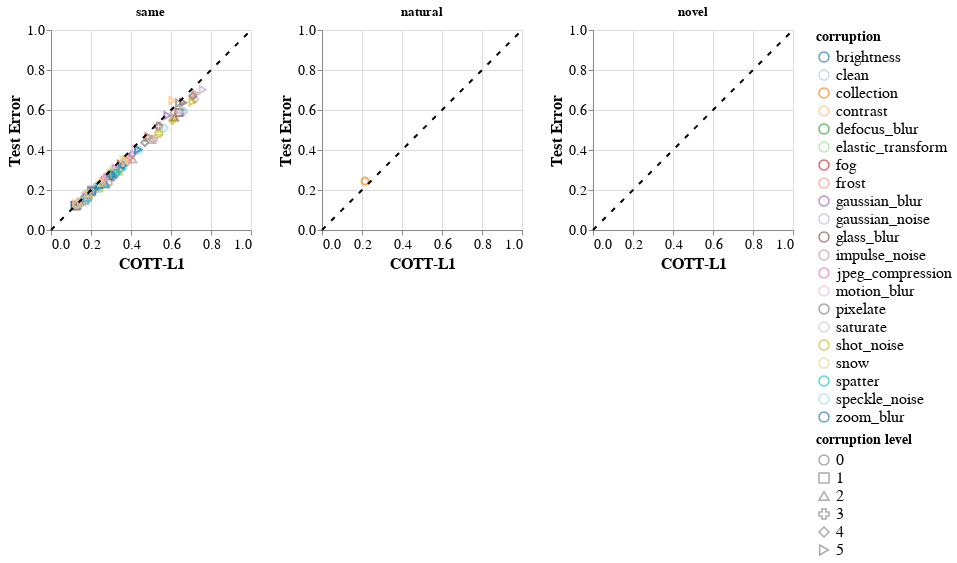

The notebook cell saved with this chart:
### Code cell
plt.configure_axis(
    labelFontSize=14,
    titleFontSize=16
).configure_axis(
    labelFontSize=14,
    titleFontSize=16,
).configure_legend(
    titleFontSize=14,
    labelFontSize=16
)

### Figure 1 — Vega-Lite specification as saved in the notebook (floating-point values rounded to 4 significant figures)
{"config": {"view": {"continuousWidth": 400, "continuousHeight": 300}, "axis": {"labelFontSize": 14, "titleFontSize": 16}, "legend": {"labelFontSize": 16, "titleFontSize": 14}}, "hconcat": [{"layer": [{"data": {"values": [{"corruption": "clean", "corruption level": 0, "metric": 0.1204, "ref": "COTT-L1", "acc": 0.8808, "error": 0.1192, "subpopulation": "same", "pretrained": false}, {"corruption": "brightness", "corruption level": 1, "metric": 0.1198, "ref": "COTT-L1", "acc": 0.8782, "error": 0.1218, "subpopulation": "same", "pretrained": false}, {"corruption": "brightness", "corruption level": 2, "metric": 0.1296, "ref": "COTT-L1", "acc": 0.8756, "error": 0.1244, "subpopulation": "same", "pretrained": false}, {"corruption": "brightness", "corruption level": 3, "metric": 0.1388, "ref": "COTT-L1", "acc": 0.8693, "error": 0.1307, "subpopulation": "same", "pretrained": false}, {"corruption": "brightness", "corruption level": 4, "metric": 0.1502, "ref": "COTT-L1", "acc": 0.86, "error": 0.14, "subpopulation": "same", "pretrained": false}, {"corruption": "brightness", "corruption level": 5, "metric": 0.1838, "ref": "COTT-L1", "acc": 0.8328, "error": 0.1672, "subpopulation": "same", "pretrained": false}, {"corruption": "defocus_blur", "corruption level": 1, "metric": 0.1238, "ref": "COTT-L1", "acc": 0.8786, "error": 0.1214, "subpopulation": "same", "pretrained": false}, {"corruption": "defocus_blur", "corruption level": 2, "metric": 0.1363, "ref": "COTT-L1", "acc": 0.8626, "error": 0.1374, "subpopulation": "same", "pretrained": false}, {"corruption": "defocus_blur", "corruption level": 3, "metric": 0.1982, "ref": "COTT-L1", "acc": 0.8122, "error": 0.1878, "subpopulation": "same", "pretrained": false}, {"corruption": "defocus_blur", "corruption level": 4, "metric": 0.301, "ref": "COTT-L1", "acc": 0.715, "error": 0.285, "subpopulation": "same", "pretrained": false}, {"corruption": "defocus_blur", "corruption level": 5, "metric": 0.4886, "ref": "COTT-L1", "acc": 0.5352, "error": 0.4648, "subpopulation": "same", "pretrained": false}, {"corruption": "elastic_transform", "corruption level": 1, "metric": 0.1847, "ref": "COTT-L1", "acc": 0.8209, "error": 0.1791, "subpopulation": "same", "pretrained": false}, {"corruption": "elastic_transform", "corruption level": 2, "metric": 0.1827, "ref": "COTT-L1", "acc": 0.8193, "error": 0.1807, "subpopulation": "same", "pretrained": false}, {"corruption": "elastic_transform", "corruption level": 3, "metric": 0.2322, "ref": "COTT-L1", "acc": 0.7785, "error": 0.2215, "subpopulation": "same", "pretrained": false}, {"corruption": "elastic_transform", "corruption level": 4, "metric": 0.3222, "ref": "COTT-L1", "acc": 0.7026, "error": 0.2974, "subpopulation": "same", "pretrained": false}, {"corruption": "elastic_transform", "corruption level": 5, "metric": 0.3751, "ref": "COTT-L1", "acc": 0.6494, "error": 0.3506, "subpopulation": "same", "pretrained": false}, {"corruption": "fog", "corruption level": 1, "metric": 0.1223, "ref": "COTT-L1", "acc": 0.876, "error": 0.124, "subpopulation": "same", "pretrained": false}, {"corruption": "fog", "corruption level": 2, "metric": 0.1485, "ref": "COTT-L1", "acc": 0.8578, "error": 0.1422, "subpopulation": "same", "pretrained": false}, {"corruption": "fog", "corruption level": 3, "metric": 0.1728, "ref": "COTT-L1", "acc": 0.8348, "error": 0.1652, "subpopulation": "same", "pretrained": false}, {"corruption": "fog", "corruption level": 4, "metric": 0.2156, "ref": "COTT-L1", "acc": 0.8013, "error": 0.1987, "subpopulation": "same", "pretrained": false}, {"corruption": "fog", "corruption level": 5, "metric": 0.3497, "ref": "COTT-L1", "acc": 0.6715, "error": 0.3285, "subpopulation": "same", "pretrained": false}, {"corruption": "frost", "corruption level": 1, "metric": 0.1862, "ref": "COTT-L1", "acc": 0.8316, "error": 0.1684, "subpopulation": "same", "pretrained": false}, {"corruption": "frost", "corruption level": 2, "metric": 0.2719, "ref": "COTT-L1", "acc": 0.7626, "error": 0.2374, "subpopulation": "same", "pretrained": false}, {"corruption": "frost", "corruption level": 3, "metric": 0.3823, "ref": "COTT-L1", "acc": 0.656, "error": 0.344, "subpopulation": "same", "pretrained": false}, {"corruption": "frost", "corruption level": 4, "metric": 0.3954, "ref": "COTT-L1", "acc": 0.6374, "error": 0.3626, "subpopulation": "same", "pretrained": false}, {"corruption": "frost", "corruption level": 5, "metric": 0.4857, "ref": "COTT-L1", "acc": 0.5321, "error": 0.4679, "subpopulation": "same", "pretrained": false}, {"corruption": "gaussian_blur", "corruption level": 1, "metric": 0.1264, "ref": "COTT-L1", "acc": 0.8784, "error": 0.1216, "subpopulation": "same", "pretrained": false}, {"corruption": "gaussian_blur", "corruption level": 2, "metric": 0.1966, "ref": "COTT-L1", "acc": 0.8122, "error": 0.1878, "subpopulation": "same", "pretrained": false}, {"corruption": "gaussian_blur", "corruption level": 3, "metric": 0.295, "ref": "COTT-L1", "acc": 0.7282, "error": 0.2718, "subpopulation": "same", "pretrained": false}, {"corruption": "gaussian_blur", "corruption level": 4, "metric": 0.4046, "ref": "COTT-L1", "acc": 0.6218, "error": 0.3782, "subpopulation": "same", "pretrained": false}, {"corruption": "gaussian_blur", "corruption level": 5, "metric": 0.582, "ref": "COTT-L1", "acc": 0.4275, "error": 0.5725, "subpopulation": "same", "pretrained": false}, {"corruption": "gaussian_noise", "corruption level": 1, "metric": 0.3158, "ref": "COTT-L1", "acc": 0.7178, "error": 0.2822, "subpopulation": "same", "pretrained": false}, {"corruption": "gaussian_noise", "corruption level": 2, "metric": 0.5047, "ref": "COTT-L1", "acc": 0.5502, "error": 0.4498, "subpopulation": "same", "pretrained": false}, {"corruption": "gaussian_noise", "corruption level": 3, "metric": 0.6596, "ref": "COTT-L1", "acc": 0.4087, "error": 0.5913, "subpopulation": "same", "pretrained": false}, {"corruption": "gaussian_noise", "corruption level": 4, "metric": 0.7191, "ref": "COTT-L1", "acc": 0.3477, "error": 0.6523, "subpopulation": "same", "pretrained": false}, {"corruption": "gaussian_noise", "corruption level": 5, "metric": 0.7588, "ref": "COTT-L1", "acc": 0.2982, "error": 0.7018, "subpopulation": "same", "pretrained": false}, {"corruption": "glass_blur", "corruption level": 1, "metric": 0.6401, "ref": "COTT-L1", "acc": 0.4126, "error": 0.5874, "subpopulation": "same", "pretrained": false}, {"corruption": "glass_blur", "corruption level": 2, "metric": 0.617, "ref": "COTT-L1", "acc": 0.4374, "error": 0.5626, "subpopulation": "same", "pretrained": false}, {"corruption": "glass_blur", "corruption level": 3, "metric": 0.5372, "ref": "COTT-L1", "acc": 0.4811, "error": 0.5189, "subpopulation": "same", "pretrained": false}, {"corruption": "glass_blur", "corruption level": 4, "metric": 0.7095, "ref": "COTT-L1", "acc": 0.3294, "error": 0.6706, "subpopulation": "same", "pretrained": false}, {"corruption": "glass_blur", "corruption level": 5, "metric": 0.6603, "ref": "COTT-L1", "acc": 0.3637, "error": 0.6363, "subpopulation": "same", "pretrained": false}, {"corruption": "impulse_noise", "corruption level": 1, "metric": 0.2852, "ref": "COTT-L1", "acc": 0.7579, "error": 0.2421, "subpopulation": "same", "pretrained": false}, {"corruption": "impulse_noise", "corruption level": 2, "metric": 0.4095, "ref": "COTT-L1", "acc": 0.6468, "error": 0.3532, "subpopulation": "same", "pretrained": false}, {"corruption": "impulse_noise", "corruption level": 3, "metric": 0.5115, "ref": "COTT-L1", "acc": 0.5466, "error": 0.4534, "subpopulation": "same", "pretrained": false}, {"corruption": "impulse_noise", "corruption level": 4, "metric": 0.6154, "ref": "COTT-L1", "acc": 0.4135, "error": 0.5865, "subpopulation": "same", "pretrained": false}, {"corruption": "impulse_noise", "corruption level": 5, "metric": 0.7217, "ref": "COTT-L1", "acc": 0.3177, "error": 0.6823, "subpopulation": "same", "pretrained": false}, {"corruption": "jpeg_compression", "corruption level": 1, "metric": 0.203, "ref": "COTT-L1", "acc": 0.8008, "error": 0.1992, "subpopulation": "same", "pretrained": false}, {"corruption": "jpeg_compression", "corruption level": 2, "metric": 0.2523, "ref": "COTT-L1", "acc": 0.753, "error": 0.247, "subpopulation": "same", "pretrained": false}, {"corruption": "jpeg_compression", "corruption level": 3, "metric": 0.2726, "ref": "COTT-L1", "acc": 0.7393, "error": 0.2607, "subpopulation": "same", "pretrained": false}, {"corruption": "jpeg_compression", "corruption level": 4, "metric": 0.2884, "ref": "COTT-L1", "acc": 0.7221, "error": 0.2779, "subpopulation": "same", "pretrained": false}, {"corruption": "jpeg_compression", "corruption level": 5, "metric": 0.323, "ref": "COTT-L1", "acc": 0.6918, "error": 0.3082, "subpopulation": "same", "pretrained": false}, {"corruption": "motion_blur", "corruption level": 1, "metric": 0.1738, "ref": "COTT-L1", "acc": 0.8324, "error": 0.1676, "subpopulation": "same", "pretrained": false}, {"corruption": "motion_blur", "corruption level": 2, "metric": 0.2655, "ref": "COTT-L1", "acc": 0.7582, "error": 0.2418, "subpopulation": "same", "pretrained": false}, {"corruption": "motion_blur", "corruption level": 3, "metric": 0.3565, "ref": "COTT-L1", "acc": 0.6748, "error": 0.3252, "subpopulation": "same", "pretrained": false}, {"corruption": "motion_blur", "corruption level": 4, "metric": 0.3489, "ref": "COTT-L1", "acc": 0.6715, "error": 0.3285, "subpopulation": "same", "pretrained": false}, {"corruption": "motion_blur", "corruption level": 5, "metric": 0.4207, "ref": "COTT-L1", "acc": 0.594, "error": 0.406, "subpopulation": "same", "pretrained": false}, {"corruption": "pixelate", "corruption level": 1, "metric": 0.1691, "ref": "COTT-L1", "acc": 0.8515, "error": 0.1485, "subpopulation": "same", "pretrained": false}, {"corruption": "pixelate", "corruption level": 2, "metric": 0.2733, "ref": "COTT-L1", "acc": 0.7722, "error": 0.2278, "subpopulation": "same", "pretrained": false}, {"corruption": "pixelate", "corruption level": 3, "metric": 0.3075, "ref": "COTT-L1", "acc": 0.7352, "error": 0.2648, "subpopulation": "same", "pretrained": false}, {"corruption": "pixelate", "corruption level": 4, "metric": 0.4693, "ref": "COTT-L1", "acc": 0.5632, "error": 0.4368, "subpopulation": "same", "pretrained": false}, {"corruption": "pixelate", "corruption level": 5, "metric": 0.6406, "ref": "COTT-L1", "acc": 0.3657, "error": 0.6343, "subpopulation": "same", "pretrained": false}, {"corruption": "saturate", "corruption level": 1, "metric": 0.1502, "ref": "COTT-L1", "acc": 0.8588, "error": 0.1412, "subpopulation": "same", "pretrained": false}, {"corruption": "saturate", "corruption level": 2, "metric": 0.1799, "ref": "COTT-L1", "acc": 0.8367, "error": 0.1633, "subpopulation": "same", "pretrained": false}, {"corruption": "saturate", "corruption level": 3, "metric": 0.1281, "ref": "COTT-L1", "acc": 0.8748, "error": 0.1252, "subpopulation": "same", "pretrained": false}, {"corruption": "saturate", "corruption level": 4, "metric": 0.1554, "ref": "COTT-L1", "acc": 0.8538, "error": 0.1462, "subpopulation": "same", "pretrained": false}, {"corruption": "saturate", "corruption level": 5, "metric": 0.1933, "ref": "COTT-L1", "acc": 0.8203, "error": 0.1797, "subpopulation": "same", "pretrained": false}, {"corruption": "shot_noise", "corruption level": 1, "metric": 0.2385, "ref": "COTT-L1", "acc": 0.788, "error": 0.212, "subpopulation": "same", "pretrained": false}, {"corruption": "shot_noise", "corruption level": 2, "metric": 0.3374, "ref": "COTT-L1", "acc": 0.7071, "error": 0.2929, "subpopulation": "same", "pretrained": false}, {"corruption": "shot_noise", "corruption level": 3, "metric": 0.5397, "ref": "COTT-L1", "acc": 0.5175, "error": 0.4825, "subpopulation": "same", "pretrained": false}, {"corruption": "shot_noise", "corruption level": 4, "metric": 0.6073, "ref": "COTT-L1", "acc": 0.4514, "error": 0.5486, "subpopulation": "same", "pretrained": false}, {"corruption": "shot_noise", "corruption level": 5, "metric": 0.7077, "ref": "COTT-L1", "acc": 0.3587, "error": 0.6413, "subpopulation": "same", "pretrained": false}, {"corruption": "snow", "corruption level": 1, "metric": 0.2004, "ref": "COTT-L1", "acc": 0.811, "error": 0.189, "subpopulation": "same", "pretrained": false}, {"corruption": "snow", "corruption level": 2, "metric": 0.3568, "ref": "COTT-L1", "acc": 0.6647, "error": 0.3353, "subpopulation": "same", "pretrained": false}, {"corruption": "snow", "corruption level": 3, "metric": 0.2935, "ref": "COTT-L1", "acc": 0.7227, "error": 0.2773, "subpopulation": "same", "pretrained": false}, {"corruption": "snow", "corruption level": 4, "metric": 0.298, "ref": "COTT-L1", "acc": 0.7031, "error": 0.2969, "subpopulation": "same", "pretrained": false}, {"corruption": "snow", "corruption level": 5, "metric": 0.3629, "ref": "COTT-L1", "acc": 0.6495, "error": 0.3505, "subpopulation": "same", "pretrained": false}, {"corruption": "spatter", "corruption level": 1, "metric": 0.1801, "ref": "COTT-L1", "acc": 0.8386, "error": 0.1614, "subpopulation": "same", "pretrained": false}, {"corruption": "spatter", "corruption level": 2, "metric": 0.269, "ref": "COTT-L1", "acc": 0.7684, "error": 0.2316, "subpopulation": "same", "pretrained": false}, {"corruption": "spatter", "corruption level": 3, "metric": 0.3232, "ref": "COTT-L1", "acc": 0.7168, "error": 0.2832, "subpopulation": "same", "pretrained": false}, {"corruption": "spatter", "corruption level": 4, "metric": 0.2393, "ref": "COTT-L1", "acc": 0.7811, "error": 0.2189, "subpopulation": "same", "pretrained": false}, {"corruption": "spatter", "corruption level": 5, "metric": 0.3561, "ref": "COTT-L1", "acc": 0.6962, "error": 0.3038, "subpopulation": "same", "pretrained": false}, {"corruption": "speckle_noise", "corruption level": 1, "metric": 0.2312, "ref": "COTT-L1", "acc": 0.7926, "error": 0.2074, "subpopulation": "same", "pretrained": false}, {"corruption": "speckle_noise", "corruption level": 2, "metric": 0.3624, "ref": "COTT-L1", "acc": 0.6644, "error": 0.3356, "subpopulation": "same", "pretrained": false}, {"corruption": "speckle_noise", "corruption level": 3, "metric": 0.4386, "ref": "COTT-L1", "acc": 0.6008, "error": 0.3992, "subpopulation": "same", "pretrained": false}, {"corruption": "speckle_noise", "corruption level": 4, "metric": 0.5669, "ref": "COTT-L1", "acc": 0.4906, "error": 0.5094, "subpopulation": "same", "pretrained": false}, {"corruption": "speckle_noise", "corruption level": 5, "metric": 0.6616, "ref": "COTT-L1", "acc": 0.3993, "error": 0.6007, "subpopulation": "same", "pretrained": false}, {"corruption": "zoom_blur", "corruption level": 1, "metric": 0.2036, "ref": "COTT-L1", "acc": 0.8048, "error": 0.1952, "subpopulation": "same", "pretrained": false}, {"corruption": "zoom_blur", "corruption level": 2, "metric": 0.2387, "ref": "COTT-L1", "acc": 0.774, "error": 0.226, "subpopulation": "same", "pretrained": false}, {"corruption": "zoom_blur", "corruption level": 3, "metric": 0.3004, "ref": "COTT-L1", "acc": 0.7257, "error": 0.2743, "subpopulation": "same", "pretrained": false}, {"corruption": "zoom_blur", "corruption level": 4, "metric": 0.3585, "ref": "COTT-L1", "acc": 0.6771, "error": 0.3229, "subpopulation": "same", "pretrained": false}, {"corruption": "zoom_blur", "corruption level": 5, "metric": 0.4356, "ref": "COTT-L1", "acc": 0.5982, "error": 0.4018, "subpopulation": "same", "pretrained": false}, {"corruption": "contrast", "corruption level": 1, "metric": 0.128, "ref": "COTT-L1", "acc": 0.8697, "error": 0.1303, "subpopulation": "same", "pretrained": false}, {"corruption": "contrast", "corruption level": 2, "metric": 0.1852, "ref": "COTT-L1", "acc": 0.8155, "error": 0.1845, "subpopulation": "same", "pretrained": false}, {"corruption": "contrast", "corruption level": 3, "metric": 0.2515, "ref": "COTT-L1", "acc": 0.762, "error": 0.238, "subpopulation": "same", "pretrained": false}, {"corruption": "contrast", "corruption level": 4, "metric": 0.365, "ref": "COTT-L1", "acc": 0.6552, "error": 0.3448, "subpopulation": "same", "pretrained": false}, {"corruption": "contrast", "corruption level": 5, "metric": 0.607, "ref": "COTT-L1", "acc": 0.3525, "error": 0.6475, "subpopulation": "same", "pretrained": false}]}, "mark": {"type": "point", "size": 50}, "encoding": {"color": {"field": "corruption", "scale": {"scheme": "category20"}, "type": "nominal"}, "shape": {"field": "corruption level", "type": "ordinal"}, "x": {"field": "metric", "title": "COTT-L1", "type": "quantitative"}, "y": {"field": "error", "title": "Test Error", "type": "quantitative"}}, "height": 200, "title": "same", "width": 200}, {"data": {"name": "data-371cce5920a7f84c9a50d4162766dae5"}, "mark": {"type": "line", "color": "black", "strokeDash": [5, 8]}, "encoding": {"x": {"field": "metric", "type": "quantitative"}, "y": {"field": "error", "type": "quantitative"}}}]}, {"layer": [{"data": {"values": [{"corruption": "collection", "corruption level": 0, "metric": 0.2153, "ref": "COTT-L1", "acc": 0.7555, "error": 0.2445, "subpopulation": "natural", "pretrained": false}]}, "mark": {"type": "point", "size": 50}, "encoding": {"color": {"field": "corruption", "scale": {"scheme": "category20"}, "type": "nominal"}, "shape": {"field": "corruption level", "type": "ordinal"}, "x": {"field": "metric", "title": "COTT-L1", "type": "quantitative"}, "y": {"field": "error", "title": "Test Error", "type": "quantitative"}}, "height": 200, "title": "natural", "width": 200}, {"data": {"name": "data-371cce5920a7f84c9a50d4162766dae5"}, "mark": {"type": "line", "color": "black", "strokeDash": [5, 8]}, "encoding": {"x": {"field": "metric", "type": "quantitative"}, "y": {"field": "error", "type": "quantitative"}}}]}, {"layer": [{"data": {"values": []}, "mark": {"type": "point", "size": 50}, "encoding": {"color": {"field": "corruption", "scale": {"scheme": "category20"}, "type": "nominal"}, "shape": {"field": "corruption level", "type": "ordinal"}, "x": {"field": "metric", "title": "COTT-L1", "type": "quantitative"}, "y": {"field": "error", "title": "Test Error", "type": "quantitative"}}, "height": 200, "title": "novel", "width": 200}, {"data": {"name": "data-371cce5920a7f84c9a50d4162766dae5"}, "mark": {"type": "line", "color": "black", "strokeDash": [5, 8]}, "encoding": {"x": {"field": "metric", "type": "quantitative"}, "y": {"field": "error", "type": "quantitative"}}}]}], "$schema": "https://vega.github.io/schema/vega-lite/v4.17.0.json", "datasets": {"data-371cce5920a7f84c9a50d4162766dae5": [{"metric": 0, "error": 0}, {"metric": 1, "error": 1}]}}
